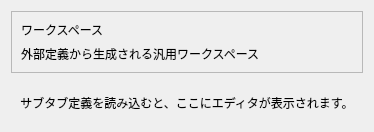
<?xml version="1.0" encoding="UTF-8"?>
<ui version="4.0">
 <class>GenericWorkspace</class>
 <widget class="QWidget" name="genericWorkspace">
  <layout class="QVBoxLayout" name="verticalLayout_genericWorkspace"><item><widget class="QFrame" name="workspaceHeader"><property name="frameShape"><enum>QFrame::StyledPanel</enum></property><layout class="QVBoxLayout" name="verticalLayout_workspaceHeader"><item><widget class="QLabel" name="workspaceTitleLabel"><property name="text"><string>ワークスペース</string></property></widget></item><item><widget class="QLabel" name="workspaceDescriptionLabel"><property name="text"><string>外部定義から生成される汎用ワークスペース</string></property></widget></item></layout></widget></item><item><widget class="QTabBar" name="subTabBar"><property name="expanding"><bool>false</bool></property></widget></item><item><widget class="QStackedWidget" name="editorStack"><widget class="QWidget" name="emptyEditorPage"><layout class="QVBoxLayout" name="verticalLayout_emptyEditor"><item><widget class="QLabel" name="emptyEditorLabel"><property name="alignment"><set>Qt::AlignCenter</set></property><property name="text"><string>サブタブ定義を読み込むと、ここにエディタが表示されます。</string></property></widget></item></layout></widget></widget></item></layout>
 </widget>
 <resources/>
 <connections/>
</ui>
